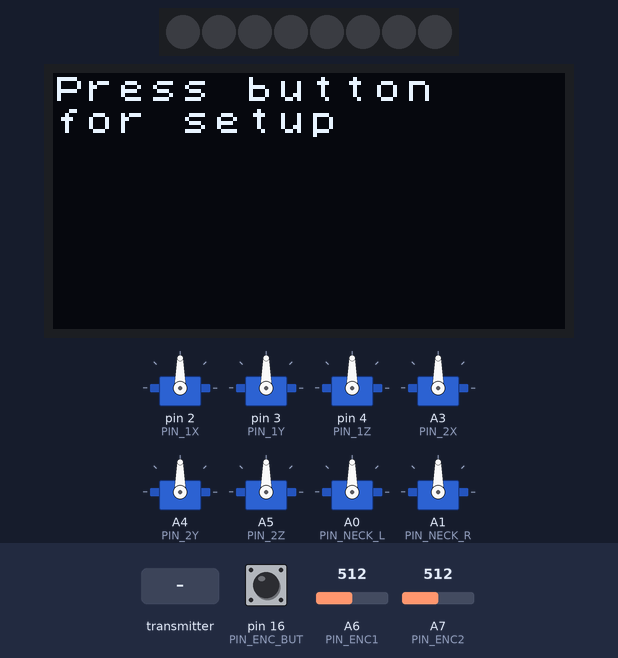
This sketch was run on a simulated Arduino Nano, built with avr-gcc and run on an emulated ATmega328P. Shown: 8 × servo, 8 RGB LEDs in strip order, left to right, 128×64 one-colour display. Inputs (shaded band) come from the test bench; at power-on: pin 16 (PIN_ENC_BUT) HIGH, A6 (PIN_ENC1) = 512, A7 (PIN_ENC2) = 512. No radio packets arrive unless stated.

Above: at 2.3 s.
At 4.2 s:
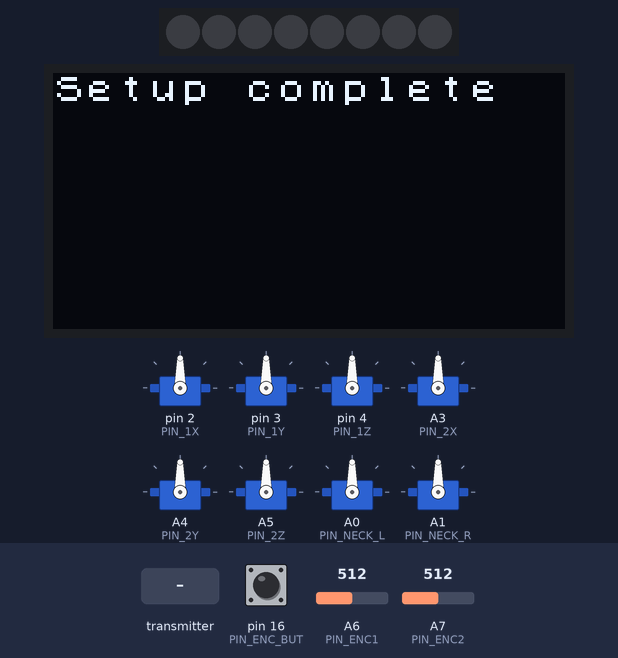
8.0 s: the transmitter starts sending tgl1 = 0
At 9.4 s:
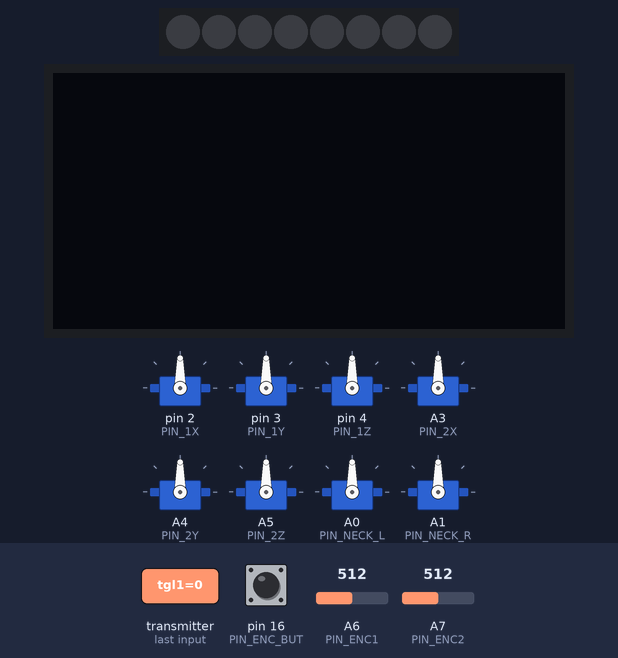
Timing chart, 0 to 11.0 s (numbered marks = the images above; inputs shaded):
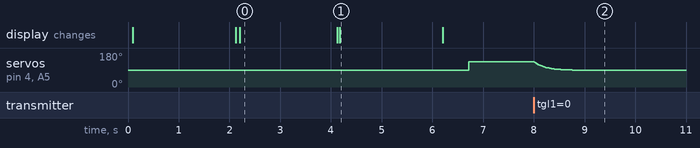

The sketch:

Animatronic.ino
```cpp
#include <EEPROM.h>
#include <Servo.h>
#include <Adafruit_NeoPixel.h>

#include <SPI.h>
#include <U8x8lib.h>

#include <printf.h>

#include <nRF24L01.h>
#include <RF24.h>

#define ENCODER_DO_NOT_USE_INTERRUPTS

#define PIN_1X 2
#define PIN_1Y 3
#define PIN_1Z 4
#define PIN_1LED 5

#define PIN_2X A3
#define PIN_2Y A4
#define PIN_2Z A5

#define PIN_NECK_L A0
#define PIN_NECK_R A1

#define PIN_ENC1 A6
#define PIN_ENC2 A7
#define PIN_ENC_BUT 16

#define DISPLAY_DC 8
#define DISPLAY_RST 9
#define DISPLAY_CS 10

#define RADIO_CSN 7
#define RADIO_CE 6

#define LED_COUNT 8

struct RECEIVE_DATA_STRUCTURE {
  //struct __attribute__((__packed__)) SEND_DATA_STRUCTURE{
  //put your variable definitions here for the data you want to send
  //THIS MUST BE EXACTLY THE SAME ON THE OTHER ARDUINO

  bool tgl1;
  bool tgl2;
  bool tgl3;
  bool tgl4;
  bool tgl5;
  bool tgl6;

  int16_t encVal1;
  int16_t encVal2;
  int16_t encVal3;
  int16_t encVal4;

  bool encSw1;
  bool encSw2;
  bool encSw3;
  bool encSw4;

  // Joystick
  bool joy1Btn;
  int16_t joy1X;
  int16_t joy1Y;
  int16_t joy1Z;

  bool joy2Btn;
  int16_t joy2X;
  int16_t joy2Y;
  int16_t joy2Z;
};

struct SEND_DATA_STRUCTURE{
  //put your variable definitions here for the data you want to receive
  //THIS MUST BE EXACTLY THE SAME ON THE OTHER ARDUINO
  int16_t mode;
  int16_t count;
};


Servo eye1X;
Servo eye1Y;
Servo eye1Z;

Servo eye2X;
Servo eye2Y;
Servo eye2Z;

Servo neckL;
Servo neckR;

Adafruit_NeoPixel eyeLED(8, PIN_1LED, NEO_GRB + NEO_KHZ800);

U8X8_SSD1306_128X64_NONAME_4W_HW_SPI screen( DISPLAY_CS, DISPLAY_DC, DISPLAY_RST);

RF24 radio(RADIO_CE, RADIO_CSN); // CE, CSN

uint8_t address[][6] = {"1Node", "2Node"};

SEND_DATA_STRUCTURE mydata_send;
RECEIVE_DATA_STRUCTURE mydata_remote;

int minimum[8];
int maximum[8];

const double smoothing = .95;

double pos1X =90;
double pos1Y =90;
double pos1Z =135;

double pos2X =90;
double pos2Y =90;
double pos2Z =135;

double posNeckL = 90;
double posNeckR = 90;

int valEncoder=0;
bool valAPrev;

bool remoteState;
bool remoteStateOld;

bool prevBtnState = false;

unsigned long previousMillis;
unsigned long remoteMillis; //last time I heard from the remote

void setup() {

  readIntArrayFromEEPROM(0, minimum,8 );
  readIntArrayFromEEPROM(16, maximum,8 );

  Serial.begin(115200);

  pinMode(PIN_ENC_BUT, INPUT_PULLUP);

  eye1X.attach(PIN_1X);
  eye1Y.attach(PIN_1Y);
  eye1Z.attach(PIN_1Z);

  eye2X.attach(PIN_2X);
  eye2Y.attach(PIN_2Y);
  eye2Z.attach(PIN_2Z);

  neckL.attach(PIN_NECK_L);
  neckR.attach(PIN_NECK_R);

  eyeLED.begin();
  eyeLED.show();

  eye1X.write((minimum[0]+maximum[0])/2);
  eye1Y.write((minimum[1]+maximum[1])/2);
  eye1Z.write((minimum[2]+maximum[2])/2);

  eye2X.write((minimum[3]+maximum[3])/2);
  eye2Y.write((minimum[4]+maximum[4])/2);
  eye2Z.write((minimum[5]+maximum[5])/2);

  neckL.write((minimum[6]+maximum[6])/2);
  neckR.write((minimum[7]+maximum[7])/2);

  screen.begin();
  screen.setFont(u8x8_font_chroma48medium8_r );

  screen.drawString(0,0,"Starting radio");

  delay(2000);

  setupRadio();

  previousMillis = millis();

  bool setupFlag = false;

  screen.clear();
  screen.drawString(0,0,"Press button");
  screen.drawString(0,1,"for setup");
  while(millis() - previousMillis <= 2000) {
    if(!digitalRead(PIN_ENC_BUT)) {
      setupFlag = true;
      break;
    }
  }
   screen.clear();
  if(setupFlag) {
    screen.drawString(0,0, "Going to setup");
    delay(1000);
    updateEEPROM();
  }

  screen.drawString(0,0,"Setup complete");
  delay(2000);
  screen.clear();
  delay(500);
}

void loop() {

  long currentMillis = millis();

  readEncoder(valEncoder, readPseudoDigital(analogRead(PIN_ENC1)), readPseudoDigital(analogRead(PIN_ENC2)), valAPrev);

  if (currentMillis - previousMillis >= 10) {

    if (radio.available()) { //try to receive data
      remoteMillis = currentMillis;

      radio.read(&mydata_remote, sizeof(RECEIVE_DATA_STRUCTURE));
      remoteMillis = currentMillis;
    }

    // is the remote disconnected for too long ?
    if (currentMillis - remoteMillis > 500) {
      remoteState = false;
      screen.drawString(0,14, "N");
    }
    else {
      remoteState = true;
      screen.drawString(0,14, "C");
    }

    if(radio.failureDetected) {

      Serial.println("FAILURE");
      screen.drawString(0,0, "FAILURE");

      setupRadio();
    }

   if(remoteState) {
     pos1X = smoothing*pos1X + (1-smoothing)*map(mydata_remote.joy1X, 0, 1023, maximum[0], minimum[0]);
     pos1Y = smoothing*pos1Y + (1-smoothing)*map(mydata_remote.joy1Y, 0, 1023, minimum[1], maximum[1]);
     pos1Z = smoothing*pos1Z + (1-smoothing)*map(mydata_remote.joy1Z, 0, 1023, maximum[2], minimum[2]);

     pos2X = smoothing*pos2X + (1-smoothing)*map(mydata_remote.joy1X, 0, 1023, maximum[3], minimum[3]);
     pos2Y = smoothing*pos2Y + (1-smoothing)*map(mydata_remote.joy1Y, 0, 1023, minimum[4], maximum[4]);
     pos2Z = smoothing*pos2Z + (1-smoothing)*map(mydata_remote.joy1Z, 0, 1023, maximum[5], minimum[5]);

     posNeckL = smoothing*posNeckL + (1-smoothing)*(map(mydata_remote.joy2X + (mydata_remote.joy2Y-512), 0, 1023, maximum[6], minimum[6]));
     posNeckR = smoothing*posNeckR + (1-smoothing)*(map(mydata_remote.joy2X - (mydata_remote.joy2Y-512), 0, 1023, maximum[7], minimum[7]));
   }

   eye1X.write(pos1X);
   eye1Y.write(pos1Y);
   eye1Z.write(pos1Z);

   eye2X.write(pos2X);
   eye2Y.write(pos2Y);
   eye2Z.write(pos2Z);

   neckL.write(posNeckL);
   neckR.write(posNeckR);

   previousMillis = currentMillis;

  }
}

void updateEEPROM() {

 eye1X.write((minimum[0]+maximum[0])/2);
 eye1Y.write((minimum[1]+maximum[1])/2);
 eye1Z.write((minimum[2]+maximum[2])/2);
 eye2X.write((minimum[3]+maximum[3])/2);
 eye2Y.write((minimum[4]+maximum[4])/2);
 eye2Z.write((minimum[5]+maximum[5])/2);
 neckL.write((minimum[6]+maximum[6])/2);
 neckR.write((minimum[7]+maximum[7])/2);

 updateThisNumber(minimum[0], eye1X, "x1 minimum");
 updateThisNumber(maximum[0], eye1X, "x1 maximum");
 eye1X.write((minimum[0]+maximum[0])/2);

 updateThisNumber(minimum[1], eye1Y, "y1 minimum");
 updateThisNumber(maximum[1], eye1Y, "y1 maximum");
 eye1Y.write((minimum[1]+maximum[1])/2);

 updateThisNumber(minimum[2], eye1Z, "z1 minimum");
 updateThisNumber(maximum[2], eye1Z, "z1 maximum");
 eye1Z.write((minimum[2]+maximum[2])/2);

 updateThisNumber(minimum[3], eye2X, "x2 minimum");
 updateThisNumber(maximum[3], eye2X, "x2 maximum");
 eye2X.write((minimum[3]+maximum[3])/2);

 updateThisNumber(minimum[4], eye2Y, "y2 minimum");
 updateThisNumber(maximum[4], eye2Y, "y2 maximum");
 eye2Y.write((minimum[4]+maximum[4])/2);

 updateThisNumber(minimum[5], eye2Z, "z2 minimum");
 updateThisNumber(maximum[5], eye2Z, "z2 maximum");
 eye2Z.write((minimum[5]+maximum[5])/2);

 updateThisNumber(minimum[6], neckL, "neckL minimum");
 updateThisNumber(maximum[6], neckL, "neckL maximum");
 neckL.write((minimum[6]+maximum[6])/2);

 updateThisNumber(minimum[7], neckR, "neckR minimum");
 updateThisNumber(maximum[7], neckR, "neckR maximum");
 neckR.write((minimum[7]+maximum[7])/2);

 screen.clear();
 writeIntArrayIntoEEPROM(0, minimum, 8);
 writeIntArrayIntoEEPROM(16, maximum, 8);
}

void printInt(int v) {
  char cstr[16];
  itoa(v, cstr, 10);
  screen.drawString(0,3,"                ");
  screen.drawString(0,3,cstr);
}

void updateThisNumber(int& val, Servo& servo, char* s) {

  valEncoder = val;

  screen.clear();
  screen.drawString(0,0,"Turn until");
  screen.drawString(0,1, s);
  printInt(val);
  servo.write(val);

  while(digitalRead(PIN_ENC_BUT)) {

    readEncoder(valEncoder, readPseudoDigital(analogRead(PIN_ENC1)), readPseudoDigital(analogRead(PIN_ENC2)), valAPrev);

    if(valEncoder!=val) {
      val=max( min(valEncoder, 180), 0);
      valEncoder = val;
      printInt(val);
      servo.write(val);
    }
  }

  screen.clear();
  screen.drawString(0,0,"DONE");
  delay(500);
}

void readEncoder(int& val, bool val1, bool val2, bool& valAPrev) {

  if ((valAPrev == HIGH) && (val1 == LOW)) {
    if (val2 == HIGH) {
      val--;
    } else {
      val++;
    }
    //Serial.print (val);
    //Serial.print ("/");
  }
  valAPrev = val1;
}

bool readPseudoDigital(int val) {
  return (val>=512);
}

void setupRadio() {
  while (!radio.begin()) {
    //Serial.println("Radio hardware not responding!");
    screen.drawString(0,0,"Starting radio");
    delay(500);
  }

  radio.failureDetected=0;

  radio.openWritingPipe(address[1]); // 00001
  radio.openReadingPipe(1, address[0]); // 00002
  radio.setPayloadSize(sizeof(RECEIVE_DATA_STRUCTURE));
  //radio.setChannel(112);
  radio.setPALevel(RF24_PA_MIN);
  radio.startListening();
  printf_begin();
  radio.printPrettyDetails();
}

void writeIntArrayIntoEEPROM(int address, int numbers[], int arraySize)
{
  int addressIndex = address;
  for (int i = 0; i < arraySize; i++)
  {
    EEPROM.update(addressIndex, numbers[i] >> 8);
    EEPROM.update(addressIndex + 1, numbers[i] & 0xFF);
    addressIndex += 2;
  }
}
void readIntArrayFromEEPROM(int address, int numbers[], int arraySize)
{
  int addressIndex = address;
  for (int i = 0; i < arraySize; i++)
  {
    int val = (EEPROM.read(addressIndex) << 8) + EEPROM.read(addressIndex + 1);
    if(val<0) {
      numbers[i] = 90;
    } else {
      numbers[i] = val;
    }
    addressIndex += 2;
  }
}
```

Measured:
- after the input at 8.0 s, servo on pin 4 (PIN_1Z), servo on A5 (PIN_2Z): moves from 135° to 90° over 0.74 s, starting at once
- what the display in image 0 shows lasts 1.9 s, from 2.2 s to 4.1 s
- what the display in image 1 shows lasts 2.0 s, from 4.2 s to 6.2 s
